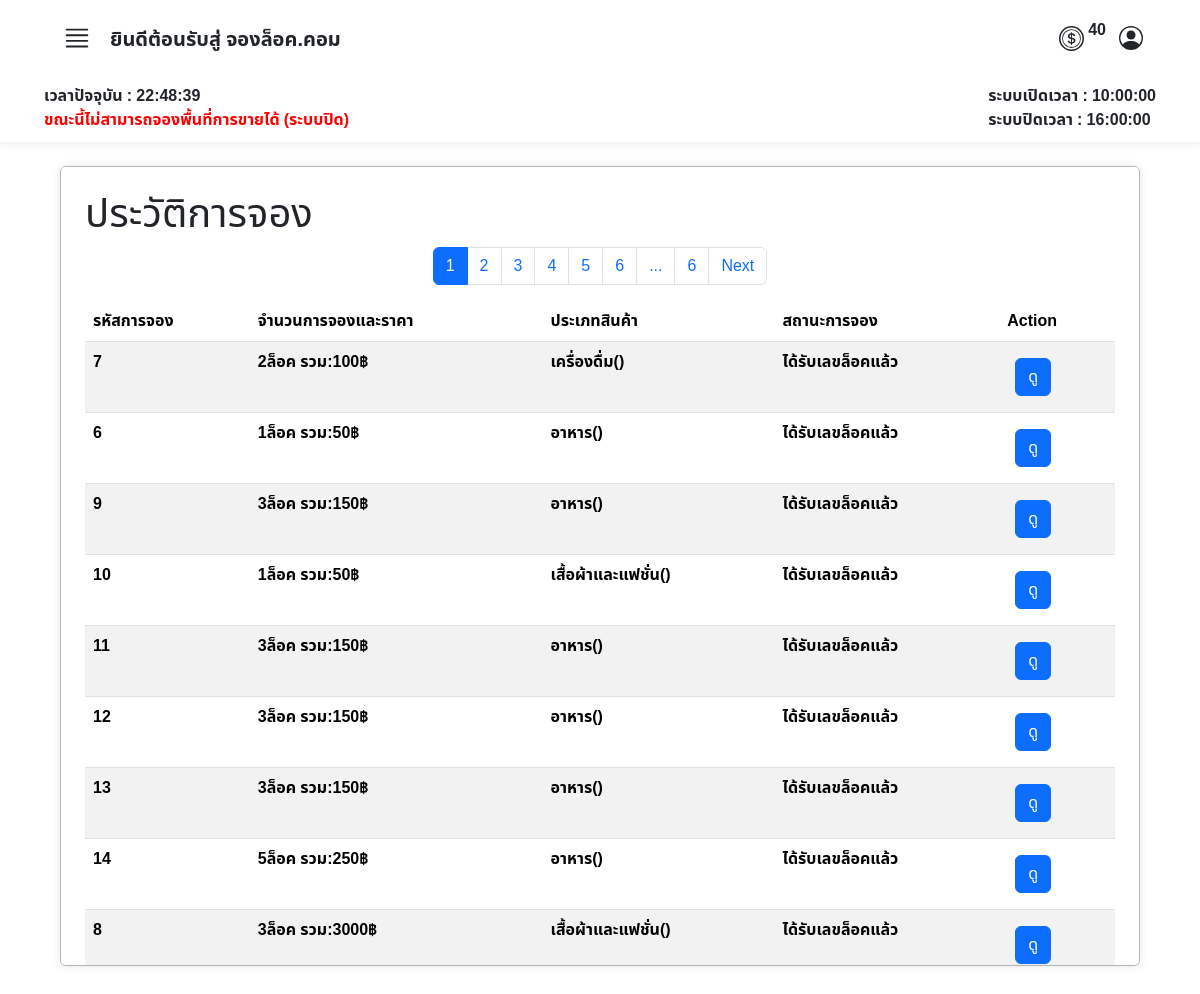
/user/booking_history.php (signed in), run on the app's committed database.
### tables this page shows
CREATE TABLE `tbl_user` (
  `user_id` int(6) UNSIGNED ZEROFILL NOT NULL COMMENT 'รหัสลูกค้า',
  `prefix` enum('นาย','นาง','นางสาว') NOT NULL COMMENT 'คำนำหน้าชื่อ',
  `firstname` varchar(255) NOT NULL COMMENT 'ชื่อ',
  `lastname` varchar(255) NOT NULL COMMENT 'นามสกุล',
  `tel` varchar(11) NOT NULL COMMENT 'เบอร์โทรศัพท์',
  `email` varchar(255) NOT NULL COMMENT 'อีเมลล์',
  `username` varchar(255) NOT NULL COMMENT 'ชื่อผู้ใช้',
  `password` varchar(255) NOT NULL COMMENT 'รหัสผ่าน',
  `userrole` int(3) NOT NULL COMMENT '1=ลูกค้า,2=แอดมิน',
  `shop_name` varchar(50) NOT NULL COMMENT 'ชื่อร้านค้า',
  `token` int(11) NOT NULL,
  `last_login` datetime DEFAULT NULL
);

CREATE TABLE `operating_hours` (
  `id` int(11) NOT NULL,
  `opening_time` time NOT NULL,
  `closing_time` time NOT NULL
);

CREATE TABLE `booked` (
  `id_booked` int(10) UNSIGNED ZEROFILL NOT NULL COMMENT 'รหัสการจองแบบเรียบร้อยแล้ว',
  `booking_id` int(10) UNSIGNED DEFAULT NULL COMMENT 'รหัสการจอง',
  `member_id` int(6) UNSIGNED DEFAULT NULL COMMENT 'รหัสลูกค้า',
  `booking_amount` varchar(45) NOT NULL,
  `total_price` varchar(45) NOT NULL,
  `product_type` int(11) NOT NULL,
  `sub_product_type` int(11) NOT NULL,
  `booking_status` int(3) UNSIGNED NOT NULL COMMENT 'สถานะการจอง',
  `booking_type` varchar(20) NOT NULL,
  `zone_id` int(3) UNSIGNED NOT NULL COMMENT 'รหัสประเภทโซน',
  `slip_img` varchar(45) DEFAULT NULL COMMENT 'log',
  `booking_date` timestamp NOT NULL DEFAULT current_timestamp() ON UPDATE current_timestamp() COMMENT 'วันเวลาที่จอง',
  `booked_lock_number` varchar(10) DEFAULT NULL COMMENT 'เลขล็อคที่จะได้',
  `expiration_date` datetime DEFAULT NULL
);

CREATE TABLE `category` (
  `id_category` int(11) NOT NULL,
  `cat_name` varchar(45) NOT NULL
);

CREATE TABLE `booking_status` (
  `id` int(3) UNSIGNED NOT NULL COMMENT 'รหัสสถานะการจอง',
  `status` varchar(50) NOT NULL COMMENT 'สถานะ'
);

### user/booking_history.php (the view, shortened to what this page needs)
<?php
require("../condb.php");
$results_per_page = 10;
$page = isset($_GET['page']) ? (int)$_GET['page'] : 1;
$start_from = ($page - 1) * $results_per_page;
?>
<!DOCTYPE html>
<html lang="th">
<head>
    <link href="https://cdn.jsdelivr.net/npm/bootstrap@5.3.3/dist/css/bootstrap.min.css" rel="stylesheet">
    <link rel="stylesheet" href="../asset/css/font.css">
</head>
<body>
    <?php
    include('./user_nav.php');
    ?>
    <div class="container my-4 p-2 border border-dark-subtle rounded  overflow-auto  bgcolor" style="width: 90%; height: 50rem;">
        <div class="tab-content" id="myTabContent">
            <div class="tab-pane fade show active mt-2 mx-2 p-2" id="category">
                <div>
                    <h1>ประวัติการจอง</h1>
                </div>
                <div class="mt-2 overflow-auto">
                    <?php
                    $sql_total = "SELECT COUNT(*) FROM market_booking.booked WHERE member_id = $user_id";
                    $result_total = $conn->query($sql_total);
                    $row_total = $result_total->fetch_row();
                    $total_records = $row_total[0];
                    $total_pages = ceil($total_records / $results_per_page);
                    $current_page = isset($_GET['page']) ? $_GET['page'] : 1;
                    $adjacents = 1;
                    echo "<nav>";
                    echo "<ul class='pagination justify-content-center'>";
                    if ($total_pages <= (1 + ($adjacents * 2))) {
                        for ($i = 1; $i <= $total_pages; $i++) {
                            if ($i == $current_page) {
                                echo "<li class='page-item active'><a class='page-link' href='#'>" . $i . "</a></li>";
                            } else {
                                echo "<li class='page-item'><a class='page-link' href='?page=" . $i . "'>" . $i . "</a></li>";
                            }
                        }
                    } else {
                        if ($current_page <= ($adjacents * 2)) {
                            for ($i = 1; $i <= (4 + ($adjacents * 2)); $i++) {
                                if ($i == $current_page) {
                                    echo "<li class='page-item active'><a class='page-link' href='#'>" . $i . "</a></li>";
                                } else {
                                    echo "<li class='page-item'><a class='page-link' href='?page=" . $i . "'>" . $i . "</a></li>";
                                }
                            }
                            echo "<li class='page-item'><a class='page-link' href='#'>...</a></li>";
                            echo "<li class='page-item'><a class='page-link' href='?page=" . $total_pages . "'>" . $total_pages . "</a></li>";
                        }
                    }
                    if ($current_page < $total_pages) {
                        echo "<li class='page-item'><a class='page-link' href='?page=" . ($current_page + 1) . "'>Next</a></li>";
                    }
                    echo "</ul>";
                    echo "</nav>";
                    $sql = "SELECT
                                B.booking_id,
                                CONCAT(U.prefix, ' ', U.firstname, ' ', U.lastname) AS fullname,
                                B.booking_amount,
                                B.total_price,
                                C.cat_name,
                                SC.sub_cat_name,
                                BS.status,
                                B.booking_type,
                                B.slip_img,
                                B.booked_lock_number,
                                B.booking_date
                            FROM market_booking.booked AS B
                            LEFT JOIN booking_status AS BS ON B.booking_status = BS.id
                            LEFT JOIN tbl_user AS U ON B.member_id = U.user_id
                            LEFT JOIN category AS C ON B.product_type = C.id_category
                            LEFT JOIN sub_category AS SC ON B.sub_product_type = SC.idsub_category
                            WHERE member_id = $user_id
                            ";
                    $sql .= " LIMIT $start_from, $results_per_page";
                    $result = $conn->query($sql);
                    if ($result === false) {
                        echo "ข้อผิดพลาด SQL: " . $conn->error;
                    } elseif ($result->num_rows > 0) {
                        echo "<table class='table table-striped'>";
                        echo "<thead>
                            <tr>
                                <th>รหัสการจอง</th>
                                <th>จำนวนการจองและราคา</th>
                                <th>ประเภทสินค้า</th>
                                <th>สถานะการจอง</th>
                                <th>Action</th>
                            </tr>
                        </thead>";
                        echo "<tbody>";
                        while ($row = $result->fetch_assoc()) {
                            echo "<tr>";
                            echo "<td><strong>" . $row["booking_id"] . "</strong></td>";
                            echo "<td><strong>" . $row["booking_amount"] . "ล็อค รวม:" . $row["total_price"] . "฿</strong></td>";
                            echo "<td><strong>" . $row["cat_name"] . "(" . $row["sub_cat_name"] . ")</strong></td>";
                            echo "<td><strong>" . $row["status"] . "</strong></td>";
                            echo "<td>
                                    <button
                                        class='btn btn-primary m-2' type='button'
                                        data-bs-toggle='modal'
                                        data-bs-target='#viewBookingModal'
                                        data-id='" . $row["booking_id"] . "'>
                                        ดู
                                    </button>
                                </td>";
                            echo "</tr>";
                        }
                        echo "</tbody></table>";
                    } else {
                        echo "ไม่พบข้อมูล";
                    }
                    ?>
                </div>
            </div>
        </div>
    </div>
</body>
</html>

### user/user_nav.php (shortened to what this page needs)
<nav class="row g-2 bgcolor">
    <div class="col-12 d-flex justify-content-between px-5 py-3">
        <div class="col-4">
            <div class="d-flex align-items-end ">
                <button class="btn" type="button" data-bs-toggle="offcanvas" data-bs-target="#offcanvasWithBothOptions" aria-controls="offcanvasWithBothOptions">
                </button>
                <h5>
                    <strong>ยินดีต้อนรับสู่ จองล็อค.คอม</strong>
                </h5>
            </div>
        </div>
        <div class="d-flex align-items-center ">
            <div class="row  ">
                <div class="col d-flex align-items-center justify-content-center">
                    <p class="ms-1">
                        <strong>
                            <?php
                            $user_id = $_SESSION["user_id"];
                            $stmt = $conn->prepare("SELECT user_id, username, shop_name, tel, email, token,
                                  firstname, lastname, userrole,
                                  CONCAT(prefix, firstname, ' ', lastname) AS fullname
                        FROM market_booking.tbl_user
                        WHERE user_id = ?");
                            $stmt->bind_param("i", $user_id);
                            $stmt->execute();
                            $stmt->bind_result($SQLuser_id, $SQLusername, $SQLshop_name, $SQLtel, $SQLemail, $SQLtoken, $SQLfirstname, $SQLlastname, $SQLuserrole, $SQLfullname);
                            echo htmlspecialchars($SQLtoken);
                            ?>
                        </strong>
                    </p>
                </div>
            </div>
            <button class="btn " type="button" data-bs-toggle="modal" data-bs-target="#ProfileModal">
            </button>
        </div>
    </div>
    <?php
    require("../condb.php");
    $sql_time = "SELECT opening_time, closing_time FROM operating_hours LIMIT 1";
    $result = $conn->query($sql_time);
    $row_time = $result->fetch_assoc();
    $openingTime = $row_time['opening_time'];
    $closingTime = $row_time['closing_time'];
    ?>
    <div class="col-12 d-flex justify-content-between px-5">
        <strong>
            <div id="time"></div>
            <div id="status"></div>
        </strong>
        <strong>
            <div id="opening_time">ระบบเปิดเวลา : <?php echo $openingTime; ?></div>
            <div id="closing_time">ระบบปิดเวลา : <?php echo $closingTime; ?></div>
        </strong>
    </div>
</nav>

### user/booking_history.php (style rules this page uses)
body { background-image: url(../asset/img/img.market2.jpg); width: 100%; height: 100%; background-repeat: repeat; background-size: cover; }

### user/user_nav.php (style rules this page uses)
.bgcolor { background-color: rgba(255, 255, 255, 0.9); padding-bottom: 10px; box-shadow: 0 0 10px rgba(0, 0, 0, 0.1); }

### data on the page
tbl_user: token "40"
operating_hours: opening_time "10:00:00", closing_time "16:00:00"
booked: booking "7", booking_amount "2", total_price "100", product_type.cat_name "เครื่องดื่ม", booking_status.status "ได้รับเลขล็อคแล้ว"
booked: booking "6", booking_amount "1", total_price "50", product_type.cat_name "อาหาร", booking_status.status "ได้รับเลขล็อคแล้ว"
booked: booking "9", booking_amount "3", total_price "150", product_type.cat_name "อาหาร", booking_status.status "ได้รับเลขล็อคแล้ว"
booked: booking "10", booking_amount "1", total_price "50", product_type.cat_name "เสื้อผ้าและแฟชั่น", booking_status.status "ได้รับเลขล็อคแล้ว"
booked: booking "11", booking_amount "3", total_price "150", product_type.cat_name "อาหาร", booking_status.status "ได้รับเลขล็อคแล้ว"
booked: booking "12", booking_amount "3", total_price "150", product_type.cat_name "อาหาร", booking_status.status "ได้รับเลขล็อคแล้ว"
booked: booking "13", booking_amount "3", total_price "150", product_type.cat_name "อาหาร", booking_status.status "ได้รับเลขล็อคแล้ว"
booked: booking "14", booking_amount "5", total_price "250", product_type.cat_name "อาหาร", booking_status.status "ได้รับเลขล็อคแล้ว"
booked: booking "8", booking_amount "3", total_price "3000", product_type.cat_name "เสื้อผ้าและแฟชั่น", booking_status.status "ได้รับเลขล็อคแล้ว"

### other printed values
$total_pages "6"
